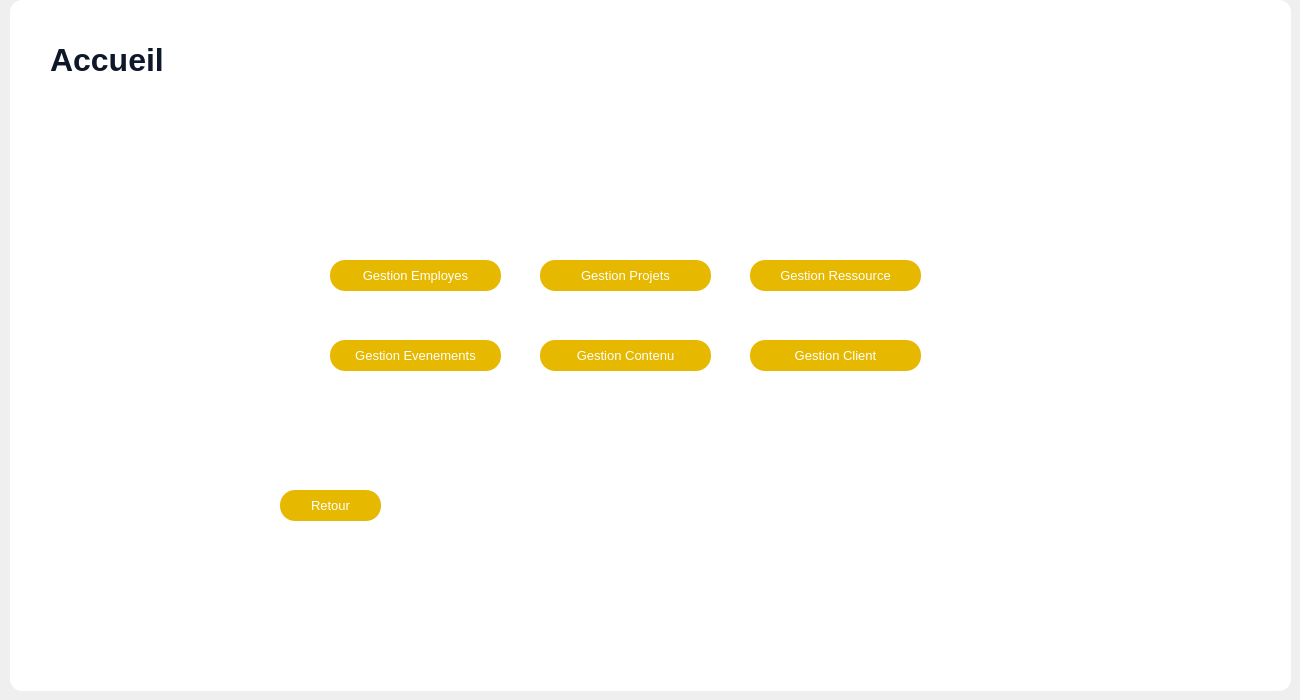
      <widget class="QWidget" name="page_8">
       <widget class="QFrame" name="frame_5">
        <property name="geometry">
         <rect>
          <x>10</x>
          <y>0</y>
          <width>1281</width>
          <height>691</height>
         </rect>
        </property>
        <property name="styleSheet">
         <string notr="true">QFrame {
    background: #ffffff;
    border: none;
    border-radius: 12px;
}
</string>
        </property>
        <property name="frameShape">
         <enum>QFrame::Shape::StyledPanel</enum>
        </property>
        <property name="frameShadow">
         <enum>QFrame::Shadow::Raised</enum>
        </property>
        <widget class="QLabel" name="label_169">
         <property name="geometry">
          <rect>
           <x>20</x>
           <y>10</y>
           <width>41</width>
           <height>31</height>
          </rect>
         </property>
         <property name="text">
          <string/>
         </property>
         <property name="pixmap">
          <pixmap>:/searsh.png</pixmap>
         </property>
         <property name="scaledContents">
          <bool>true</bool>
         </property>
        </widget>
        <widget class="QPushButton" name="btn_retour_menu_login">
         <property name="geometry">
          <rect>
           <x>270</x>
           <y>490</y>
           <width>101</width>
           <height>31</height>
          </rect>
         </property>
         <property name="styleSheet">
          <string notr="true">background-color: #E6B800;       /* dark yellow */
color: #ffffff;                  /* white text */
font-family: &quot;Segoe UI&quot;;
font-size: 13px;

border: none;
border-radius: 15px;             /* rounded shape */
padding: 6px 16px;
</string>
         </property>
         <property name="text">
          <string>Retour</string>
         </property>
        </widget>
        <widget class="QPushButton" name="btn_Gres">
         <property name="geometry">
          <rect>
           <x>740</x>
           <y>260</y>
           <width>171</width>
           <height>31</height>
          </rect>
         </property>
         <property name="styleSheet">
          <string notr="true">background-color: #E6B800;       /* dark yellow */
color: #ffffff;                  /* white text */
font-family: &quot;Segoe UI&quot;;
font-size: 13px;

border: none;
border-radius: 15px;             /* rounded shape */
padding: 6px 16px;
</string>
         </property>
         <property name="text">
          <string>Gestion Ressource</string>
         </property>
        </widget>
        <widget class="QPushButton" name="btn_Gclient">
         <property name="geometry">
          <rect>
           <x>740</x>
           <y>340</y>
           <width>171</width>
           <height>31</height>
          </rect>
         </property>
         <property name="styleSheet">
          <string notr="true">background-color: #E6B800;       /* dark yellow */
color: #ffffff;                  /* white text */
font-family: &quot;Segoe UI&quot;;
font-size: 13px;

border: none;
border-radius: 15px;             /* rounded shape */
padding: 6px 16px;
</string>
         </property>
         <property name="text">
          <string>Gestion Client</string>
         </property>
        </widget>
        <widget class="QPushButton" name="btn_Gproj">
         <property name="geometry">
          <rect>
           <x>530</x>
           <y>260</y>
           <width>171</width>
           <height>31</height>
          </rect>
         </property>
         <property name="styleSheet">
          <string notr="true">background-color: #E6B800;       /* dark yellow */
color: #ffffff;                  /* white text */
font-family: &quot;Segoe UI&quot;;
font-size: 13px;

border: none;
border-radius: 15px;             /* rounded shape */
padding: 6px 16px;
</string>
         </property>
         <property name="text">
          <string>Gestion Projets</string>
         </property>
        </widget>
        <widget class="QPushButton" name="btn_Geven">
         <property name="geometry">
          <rect>
           <x>320</x>
           <y>340</y>
           <width>171</width>
           <height>31</height>
          </rect>
         </property>
         <property name="styleSheet">
          <string notr="true">background-color: #E6B800;       /* dark yellow */
color: #ffffff;                  /* white text */
font-family: &quot;Segoe UI&quot;;
font-size: 13px;

border: none;
border-radius: 15px;             /* rounded shape */
padding: 6px 16px;
</string>
         </property>
         <property name="text">
          <string>Gestion Evenements</string>
         </property>
        </widget>
        <widget class="QPushButton" name="btn_Gemp">
         <property name="geometry">
          <rect>
           <x>320</x>
           <y>260</y>
           <width>171</width>
           <height>31</height>
          </rect>
         </property>
         <property name="styleSheet">
          <string notr="true">background-color: #E6B800;       /* dark yellow */
color: #ffffff;                  /* white text */
font-family: &quot;Segoe UI&quot;;
font-size: 13px;

border: none;
border-radius: 15px;             /* rounded shape */
padding: 6px 16px;
</string>
         </property>
         <property name="text">
          <string>Gestion Employes</string>
         </property>
        </widget>
        <widget class="QPushButton" name="btn_Gcont">
         <property name="geometry">
          <rect>
           <x>530</x>
           <y>340</y>
           <width>171</width>
           <height>31</height>
          </rect>
         </property>
         <property name="styleSheet">
          <string notr="true">background-color: #E6B800;       /* dark yellow */
color: #ffffff;                  /* white text */
font-family: &quot;Segoe UI&quot;;
font-size: 13px;

border: none;
border-radius: 15px;             /* rounded shape */
padding: 6px 16px;
</string>
         </property>
         <property name="text">
          <string>Gestion Contenu</string>
         </property>
        </widget>
        <widget class="QLabel" name="label_168">
         <property name="geometry">
          <rect>
           <x>40</x>
           <y>10</y>
           <width>181</width>
           <height>101</height>
          </rect>
         </property>
         <property name="styleSheet">
          <string notr="true">font-family: Segoe UI, Arial;
font-size: 10pt;
font-weight: 600;
color: #0f172a;
</string>
         </property>
         <property name="text">
          <string>&lt;html&gt;&lt;head/&gt;&lt;body&gt;&lt;p&gt;&lt;span style=&quot; font-size:24pt;&quot;&gt;Accueil&lt;/span&gt;&lt;/p&gt;&lt;/body&gt;&lt;/html&gt;</string>
         </property>
        </widget>
       </widget>
      </widget>
